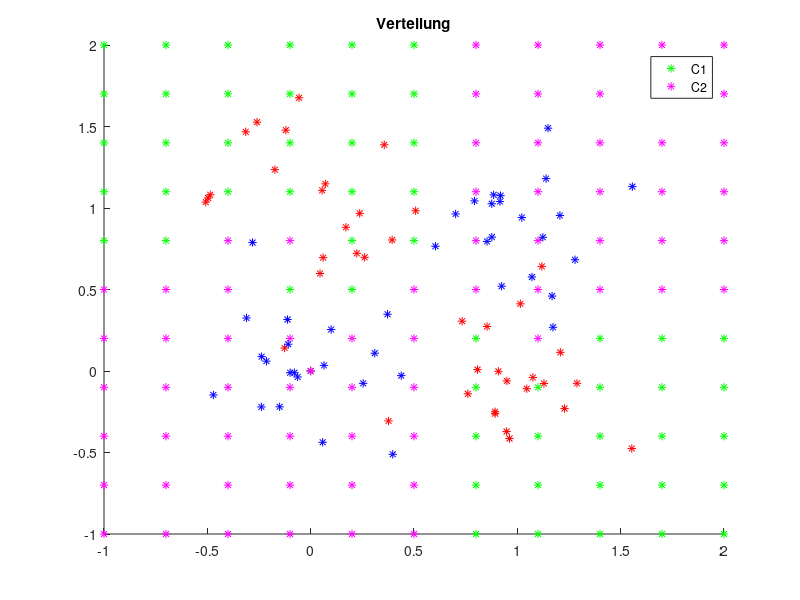
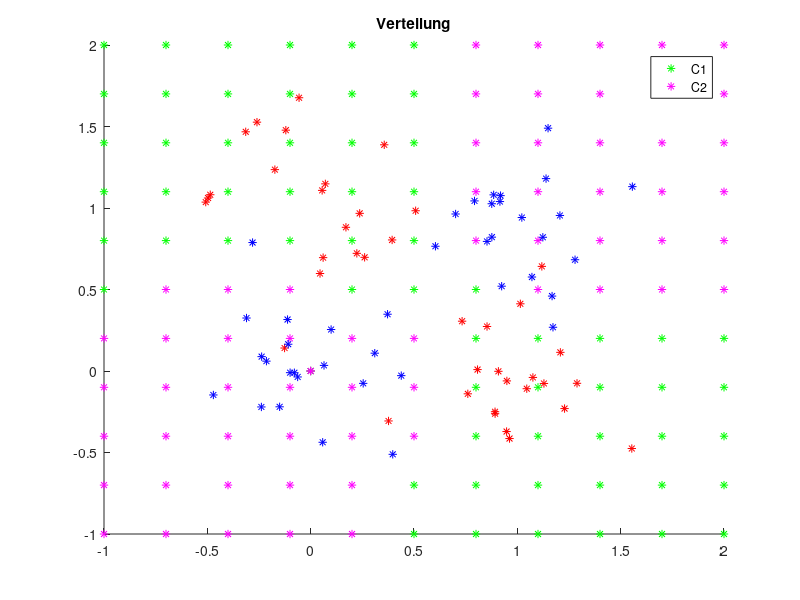
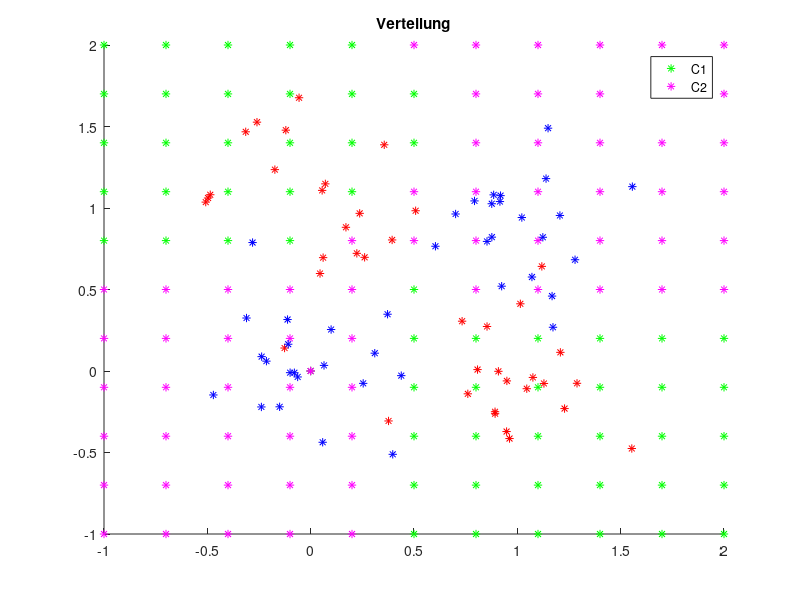
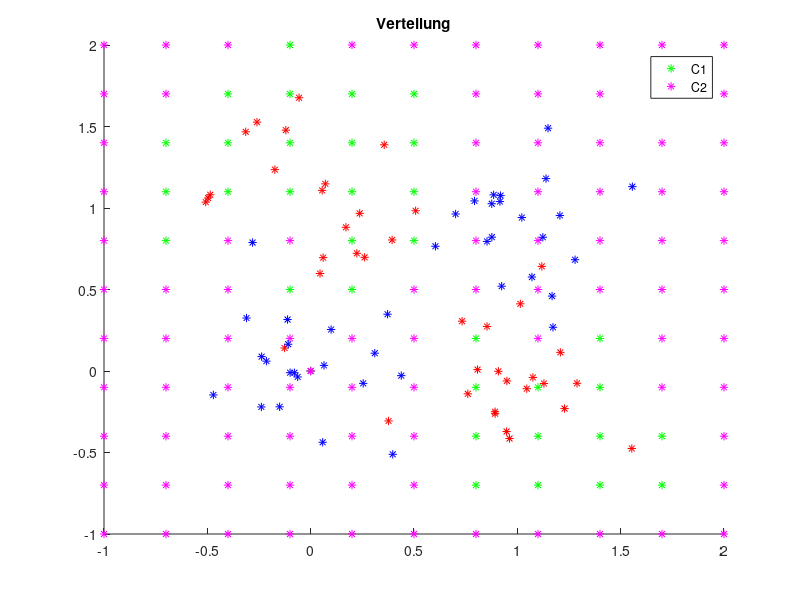

MATLAB code for these plots, in order:
#! /usr/bin/octave -qf

global mu = [0, 1; 1, 0; 0, 0; 1, 1];
global sigma = sqrt(0.1);
global nSampPerClass = 40;


# Generate samples
function _samples = generateSamples()
	global mu;
	global sigma;
	global nSampPerClass;

	_samples = [];
	samplesC1X = [];
	samplesC1Y = [];
	samplesC2X = [];
	samplesC2Y = [];

	subC1 = [[], []; [], []];
	subC2 = [[], []; [], []];
	for p = 1:2
		for d = 1:2
			myMu = mu(p, d);
			for s = 1:nSampPerClass
				subC1(p, d, s) = myMu + sigma*randn;
			endfor
		endfor
	endfor
	for p = 1:2
		for d = 1:2
			myMu = mu(2+p, d);
			for s = 1:nSampPerClass
				subC2(p, d, s) = myMu + sigma*randn;
			endfor
		endfor
	endfor

	for s = 1:nSampPerClass
		ci = 1 + mod(s, 2);
		x = subC1(ci, 1, s);
		y = subC1(ci, 2, s);
		samplesC1X(end+1) = x;
		samplesC1Y(end+1) = y;
	endfor

	for s = 1:nSampPerClass
		ci = 1 + mod(s, 2);
		x = subC2(ci, 1, s);
		y = subC2(ci, 2, s);
		samplesC2X(end+1) = x;
		samplesC2Y(end+1) = y;
	endfor

	_samples = [samplesC1Y; samplesC1X; samplesC2Y; samplesC2X];
endfunction


# measure distance between two data points
function _distance = distance(p1, p2)
	_distance = norm(p1-p2);
endfunction

# convenience function to access a datapoint
function _point = getPoint(data, index)
	_point = [data(index, 1), data(index, 2)];
endfunction



# 9.1 k Nearest Neighbors

function _knn = knn(dataTrainingC, point, k)
	distances = [];
	n = length(dataTrainingC);
	for i = 1:n # iterate over all training points
		x = getPoint(dataTrainingC, i); # training data point
		t = dataTrainingC(i, 3); # label
		# add distance and target of current point
		distances = [distances; distance(point, x), t];
	endfor
	distances = sortrows(distances); # sort rows (by first column -> sort by distance ascending)
	distances(k+1:end,:)=[]; # delete everything except the first k rows
	s = sum(distances, 1); # sum along the cols
	s(:,1) = []; # keep only the label sum
	_knn = round(s / k);
endfunction


# 9.2 Parzen Windows

function _pn = pn(dataTrainingC, point, parzenSigma)
	classesWeighted = [0, 0];
	n = length(dataTrainingC);
	for i = 1:n # iterate over all training points
		x = getPoint(dataTrainingC, i); # training data point
		t = dataTrainingC(i, 3); # label
		# add distance and target of current point
		classesWeighted(t) += 1 / sqrt(2*pi*parzenSigma^2) * exp(-distance(point, x)^2 / (2*parzenSigma^2));
	endfor
	if classesWeighted(1) > classesWeighted(2)
		_pn = 1;
	else
		_pn = 2;
	endif
endfunction



# 9.3 RBF Network

function _phi = phi(x, t, sigma)
	_phi = exp(-1 * (x - t)^2 / 2 * sigma^2);
endfunction

# calculate the k centroids
function _centroids = kmeans(dataTrainingC, k, DATA)
	n = length(dataTrainingC);
	# pick random data points as initial centroids
	t = [];
	for i = 1:k
		index = unidrnd(n);
		t = [t, get_point(dataTrainingC, index)];
	endfor
	# update cenroids
	for i = 1:(10 * n)
		index = unidrnd(n);
		# choose data point
		x = get_point(dataTrainingC, index);

		# determine closest centroid
		distances = [];
		for j = 1:length(t)
			distances = [distances; distance(x, t(:,j)), j];
		endfor
		distances = sortrows(distances);
		jnearest = distances(1,2);
		nearest = t(:,jnearest);

		# update centroid
		nearest = nearest + (1 / n) * (x - nearest);
		t(:,jnearest) = nearest;
	endfor
	_centroids = t;
endfunction


function plotClsDist(dataTrainingP, testC1, testC2, name)
	global mySamples;

	f = figure('Visible', 'off');
	hold on
	plot(testC1'(1,:), testC1'(2,:), 'g*');
	plot(testC2'(1,:)', testC2'(2,:), 'm*');

	plot(dataTrainingP(1,:), dataTrainingP(2,:), 'r*');
	plot(dataTrainingP(3,:), dataTrainingP(4,:), 'b*');
	title("Verteilung");
	legend(["C1"; "C2"]);
	print(strcat("out_", name, ".png"), "-dpng");
	hold off
endfunction


function _classifiedGrid = classifyGrid(dataTrainingC, classifier)
	global stepSize;

	_classifiedGrid = [];

	steps = -1 : stepSize : 2;
	for x = steps
		for y = steps
			tdi = length(_classifiedGrid) + 1;
			_classifiedGrid(tdi, 1) = x;
			_classifiedGrid(tdi, 2) = y;
			_classifiedGrid(tdi, 3) = feval(classifier, dataTrainingC, [x, y]);
		endfor
	endfor
endfunction



function _testClassData = separateTestDataIntoClasses(classifiedGrid, wantedClass)
	_testClassData = [];
	for tdi = 1:length(classifiedGrid)
		if classifiedGrid(tdi, 3) == wantedClass
			newInd = length(_testClassData) + 1;
			_testClassData(newInd, 1) = classifiedGrid(tdi, 1);
			_testClassData(newInd, 2) = classifiedGrid(tdi, 2);
			_testClassData(newInd, 3) = classifiedGrid(tdi, 3);
		end
	endfor
endfunction

function _cls = classifierKnn(dataTrainingC, point)
	global k;
	_cls = knn(dataTrainingC, point, k);
endfunction

function _cls = classifierParzen(dataTrainingC, point)
	global parzenSigma;
	_cls = pn(dataTrainingC, point, parzenSigma);
endfunction

function _cls = plotClassifier(dataTrainingC, dataTrainingP, classifier, nameSuffix)
	classifiedGrid = classifyGrid(dataTrainingC, classifier);
	testClassData1 = separateTestDataIntoClasses(classifiedGrid, 1);
	testClassData2 = separateTestDataIntoClasses(classifiedGrid, 2);

	name = strcat(classifier, "_", nameSuffix);
	plotClsDist(dataTrainingP, testClassData1, testClassData2, name);
endfunction


function plotKnn(dataTrainingC, dataTrainingP, myK)
	global k;
	k = myK;
	plotClassifier(dataTrainingC, dataTrainingP, 'classifierKnn', strcat("k_", num2str(k)));
endfunction

function plotParzen(dataTrainingC, dataTrainingP, mySigma)
	global parzenSigma;
	parzenSigma = mySigma;
	plotClassifier(dataTrainingC, dataTrainingP, 'classifierParzen', strcat("sigma_", num2str(parzenSigma)));
endfunction



dataTrainingP = generateSamples();

dataTrainingC = [
	dataTrainingP(1,:)' dataTrainingP(2,:)' 1 * ones(nSampPerClass, 1), zeros(nSampPerClass, 1);
	dataTrainingP(3,:)' dataTrainingP(4,:)' 2 * ones(nSampPerClass, 1), zeros(nSampPerClass, 1)];

global stepSize = 0.3;



plotKnn(dataTrainingC, dataTrainingP, 1);
plotKnn(dataTrainingC, dataTrainingP, 5);
plotKnn(dataTrainingC, dataTrainingP, 25);

plotParzen(dataTrainingC, dataTrainingP, 0.01);
plotParzen(dataTrainingC, dataTrainingP, 0.1);
plotParzen(dataTrainingC, dataTrainingP, 0.5);


